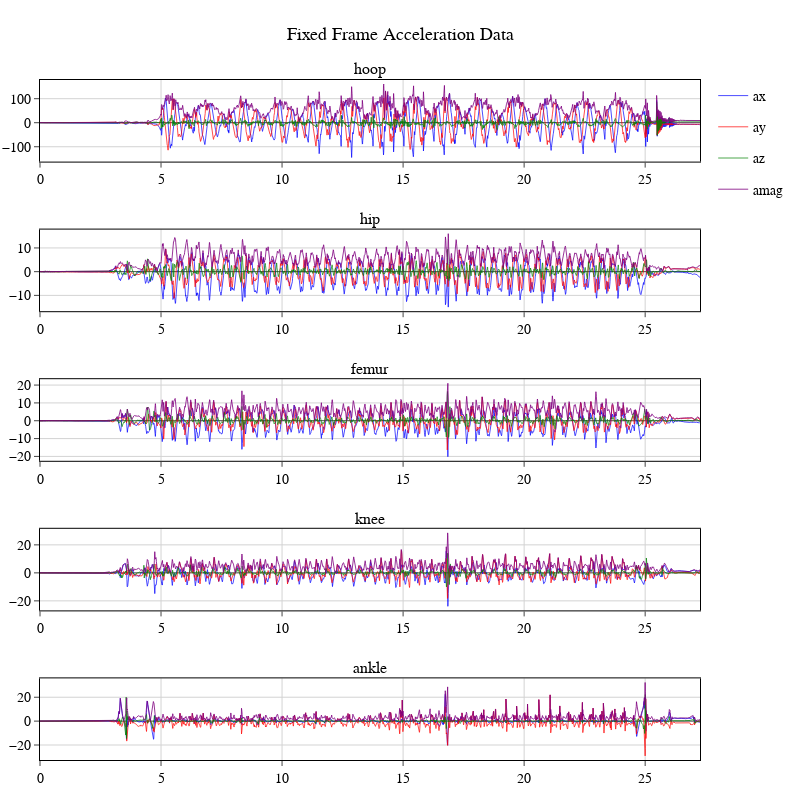

This figure's notebook cell:
### Code cell
fig = make_subplots(rows=len(sensor_titles), cols=1, subplot_titles=sensor_titles)
legend_shown = {'ax': False, 'ay': False, 'az': False, 'amag': False}

for i,sid in enumerate(sensor_ids, start=1):
    for a_type,color in colors.items():
        fig.add_trace(go.Scatter(
            x=raw_data_dict[sid]['time'], 
            y=fixed_data_dict[sid][a_type], 
            mode='lines', 
            name=a_type,
            legendgroup=a_type,
            line=dict(color=color,width=1),
            showlegend=not legend_shown[a_type]
        ), row=i, col=1)
        # Mark this legend item as shown after the first trace
        legend_shown[a_type] = True

# Decrease margins and add a title
fig.update_layout(
    height=800,width=800,
    title_text="Fixed Frame Acceleration Data",
    margin=dict(l=40, r=20, t=80, b=40),
)
fig.show()

### Figure 1 — Plotly figure (JSON) as saved in the notebook; plotly's stock layout.template omitted (floating-point values rounded to 4 significant figures; data arrays with more than 128 entries replaced by an {"elided": "..."} marker saying what was removed)
{"data": [{"legendgroup": "ax", "line": {"color": "rgba(0, 0, 255, 0.7)", "width": 1}, "mode": "lines", "name": "ax", "showlegend": true, "type": "scatter", "x": {"elided": "3273 float values"}, "xaxis": "x", "y": {"elided": "3273 float values"}, "yaxis": "y"}, {"legendgroup": "ay", "line": {"color": "rgba(255, 0, 0, 0.7)", "width": 1}, "mode": "lines", "name": "ay", "showlegend": true, "type": "scatter", "x": {"elided": "3273 float values"}, "xaxis": "x", "y": {"elided": "3273 float values"}, "yaxis": "y"}, {"legendgroup": "az", "line": {"color": "rgba(0, 128, 0, 0.7)", "width": 1}, "mode": "lines", "name": "az", "showlegend": true, "type": "scatter", "x": {"elided": "3273 float values"}, "xaxis": "x", "y": {"elided": "3273 float values"}, "yaxis": "y"}, {"legendgroup": "amag", "line": {"color": "rgba(128, 0, 128, 0.8)", "width": 1}, "mode": "lines", "name": "amag", "showlegend": true, "type": "scatter", "x": {"elided": "3273 float values"}, "xaxis": "x", "y": {"elided": "3273 float values"}, "yaxis": "y"}, {"legendgroup": "ax", "line": {"color": "rgba(0, 0, 255, 0.7)", "width": 1}, "mode": "lines", "name": "ax", "showlegend": false, "type": "scatter", "x": {"elided": "3273 float values"}, "xaxis": "x2", "y": {"elided": "3273 float values"}, "yaxis": "y2"}, {"legendgroup": "ay", "line": {"color": "rgba(255, 0, 0, 0.7)", "width": 1}, "mode": "lines", "name": "ay", "showlegend": false, "type": "scatter", "x": {"elided": "3273 float values"}, "xaxis": "x2", "y": {"elided": "3273 float values"}, "yaxis": "y2"}, {"legendgroup": "az", "line": {"color": "rgba(0, 128, 0, 0.7)", "width": 1}, "mode": "lines", "name": "az", "showlegend": false, "type": "scatter", "x": {"elided": "3273 float values"}, "xaxis": "x2", "y": {"elided": "3273 float values"}, "yaxis": "y2"}, {"legendgroup": "amag", "line": {"color": "rgba(128, 0, 128, 0.8)", "width": 1}, "mode": "lines", "name": "amag", "showlegend": false, "type": "scatter", "x": {"elided": "3273 float values"}, "xaxis": "x2", "y": {"elided": "3273 float values"}, "yaxis": "y2"}, {"legendgroup": "ax", "line": {"color": "rgba(0, 0, 255, 0.7)", "width": 1}, "mode": "lines", "name": "ax", "showlegend": false, "type": "scatter", "x": {"elided": "3273 float values"}, "xaxis": "x3", "y": {"elided": "3273 float values"}, "yaxis": "y3"}, {"legendgroup": "ay", "line": {"color": "rgba(255, 0, 0, 0.7)", "width": 1}, "mode": "lines", "name": "ay", "showlegend": false, "type": "scatter", "x": {"elided": "3273 float values"}, "xaxis": "x3", "y": {"elided": "3273 float values"}, "yaxis": "y3"}, {"legendgroup": "az", "line": {"color": "rgba(0, 128, 0, 0.7)", "width": 1}, "mode": "lines", "name": "az", "showlegend": false, "type": "scatter", "x": {"elided": "3273 float values"}, "xaxis": "x3", "y": {"elided": "3273 float values"}, "yaxis": "y3"}, {"legendgroup": "amag", "line": {"color": "rgba(128, 0, 128, 0.8)", "width": 1}, "mode": "lines", "name": "amag", "showlegend": false, "type": "scatter", "x": {"elided": "3273 float values"}, "xaxis": "x3", "y": {"elided": "3273 float values"}, "yaxis": "y3"}, {"legendgroup": "ax", "line": {"color": "rgba(0, 0, 255, 0.7)", "width": 1}, "mode": "lines", "name": "ax", "showlegend": false, "type": "scatter", "x": {"elided": "3273 float values"}, "xaxis": "x4", "y": {"elided": "3273 float values"}, "yaxis": "y4"}, {"legendgroup": "ay", "line": {"color": "rgba(255, 0, 0, 0.7)", "width": 1}, "mode": "lines", "name": "ay", "showlegend": false, "type": "scatter", "x": {"elided": "3273 float values"}, "xaxis": "x4", "y": {"elided": "3273 float values"}, "yaxis": "y4"}, {"legendgroup": "az", "line": {"color": "rgba(0, 128, 0, 0.7)", "width": 1}, "mode": "lines", "name": "az", "showlegend": false, "type": "scatter", "x": {"elided": "3273 float values"}, "xaxis": "x4", "y": {"elided": "3273 float values"}, "yaxis": "y4"}, {"legendgroup": "amag", "line": {"color": "rgba(128, 0, 128, 0.8)", "width": 1}, "mode": "lines", "name": "amag", "showlegend": false, "type": "scatter", "x": {"elided": "3273 float values"}, "xaxis": "x4", "y": {"elided": "3273 float values"}, "yaxis": "y4"}, {"legendgroup": "ax", "line": {"color": "rgba(0, 0, 255, 0.7)", "width": 1}, "mode": "lines", "name": "ax", "showlegend": false, "type": "scatter", "x": {"elided": "3273 float values"}, "xaxis": "x5", "y": {"elided": "3273 float values"}, "yaxis": "y5"}, {"legendgroup": "ay", "line": {"color": "rgba(255, 0, 0, 0.7)", "width": 1}, "mode": "lines", "name": "ay", "showlegend": false, "type": "scatter", "x": {"elided": "3273 float values"}, "xaxis": "x5", "y": {"elided": "3273 float values"}, "yaxis": "y5"}, {"legendgroup": "az", "line": {"color": "rgba(0, 128, 0, 0.7)", "width": 1}, "mode": "lines", "name": "az", "showlegend": false, "type": "scatter", "x": {"elided": "3273 float values"}, "xaxis": "x5", "y": {"elided": "3273 float values"}, "yaxis": "y5"}, {"legendgroup": "amag", "line": {"color": "rgba(128, 0, 128, 0.8)", "width": 1}, "mode": "lines", "name": "amag", "showlegend": false, "type": "scatter", "x": {"elided": "3273 float values"}, "xaxis": "x5", "y": {"elided": "3273 float values"}, "yaxis": "y5"}], "layout": {"annotations": [{"font": {"size": 16}, "showarrow": false, "text": "hoop", "x": 0.5, "xanchor": "center", "xref": "paper", "y": 1, "yanchor": "bottom", "yref": "paper"}, {"font": {"size": 16}, "showarrow": false, "text": "hip", "x": 0.5, "xanchor": "center", "xref": "paper", "y": 0.78, "yanchor": "bottom", "yref": "paper"}, {"font": {"size": 16}, "showarrow": false, "text": "femur", "x": 0.5, "xanchor": "center", "xref": "paper", "y": 0.56, "yanchor": "bottom", "yref": "paper"}, {"font": {"size": 16}, "showarrow": false, "text": "knee", "x": 0.5, "xanchor": "center", "xref": "paper", "y": 0.34, "yanchor": "bottom", "yref": "paper"}, {"font": {"size": 16}, "showarrow": false, "text": "ankle", "x": 0.5, "xanchor": "center", "xref": "paper", "y": 0.12, "yanchor": "bottom", "yref": "paper"}], "height": 800, "margin": {"b": 40, "l": 40, "r": 20, "t": 80}, "title": {"text": "Fixed Frame Acceleration Data"}, "width": 800, "xaxis": {"anchor": "y", "domain": [0, 1]}, "xaxis2": {"anchor": "y2", "domain": [0, 1]}, "xaxis3": {"anchor": "y3", "domain": [0, 1]}, "xaxis4": {"anchor": "y4", "domain": [0, 1]}, "xaxis5": {"anchor": "y5", "domain": [0, 1]}, "yaxis": {"anchor": "x", "domain": [0.88, 1]}, "yaxis2": {"anchor": "x2", "domain": [0.66, 0.78]}, "yaxis3": {"anchor": "x3", "domain": [0.44, 0.56]}, "yaxis4": {"anchor": "x4", "domain": [0.22, 0.34]}, "yaxis5": {"anchor": "x5", "domain": [0, 0.12]}}}
